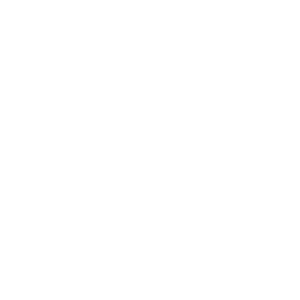
Frame 1 (no input)
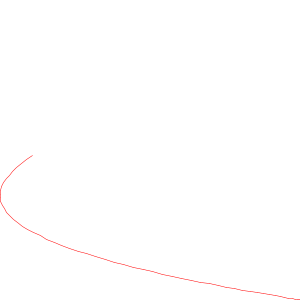
Frame 60 (the mouse pressed at the canvas centre just before this capture)
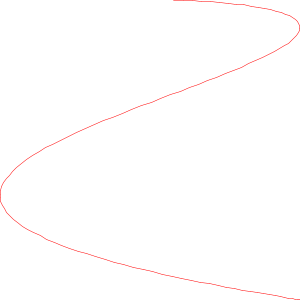
Frame 120 (the mouse held since frame 60 and released just before this capture)

The Processing sketch that drew these frames (run headless with seeded random() and noise(); from frame 60 on, the mouse is pressed at the canvas centre):

// Processing sketch: myrandomeLC
// ── myrandomeLC.pde
/* @ Rui Zhang
 *HW2e: LissajousCurve. Plot a Lisajous curve where x = cos(13t) and y = cos(15t).
 * try to do this first stepping t from 0 to 2*PI stepping 0.1 (too coarse) 
 * try finer gradations.
 */

void setup(){
  size(300,300);
  background(255);
  smooth();
 frameRate(200);
}
float wx = random(10);
float wy = random(10);
//increment both value by different amounts
float prev_x = 150, prev_y = 150; // previous points
float t= 0; // put changing parameters outside the method
void draw(){
   translate(width/2,height/2);
   stroke(color(255,0,0));
   strokeWeight(0.5);
   float x = width/2 * cos(wx*t); // scale to adjust this window
   float y = height/2 * cos(wy*t);
   if( t < 2*PI){
   line(prev_x,prev_y,x,y);}
   prev_x=x;
   prev_y=y;
//   t+=0.1;
   t+=.01;
}
